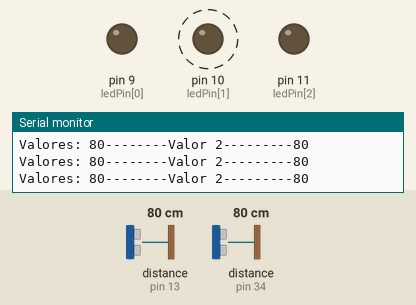
Recording of a sketch running on a simulated Arduino Mega 2560, built with avr-gcc and run on an emulated ATmega2560. Parts: output pins drawn as LEDs (lit = HIGH), the last lines printed to the serial monitor. Dashed ring = blinking. The test bench sets the inputs (shaded band); at power-on: distance to the obstacle (sensors on pin 13, pin 34) 80 cm. The echo pulse lasts 58.3 µs per cm; pins used as bus, display or sensor lines are not drawn.

Above: at 1.4 s.
1.5 s: distance to the obstacle (sensor on pin 13) set to 2 cm
At 1.89 s:
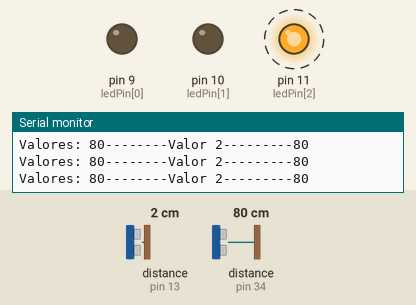
4.8 s: distance to the obstacle (sensor on pin 34) set to 2 cm
At 5.3 s:
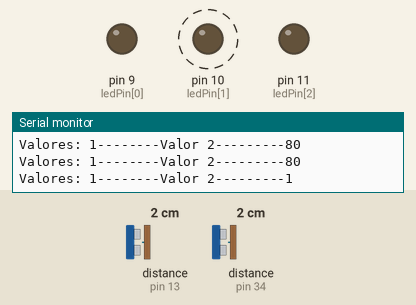
8.1 s: distance to the obstacle (sensor on pin 13) set to 4 cm
At 8.55 s:
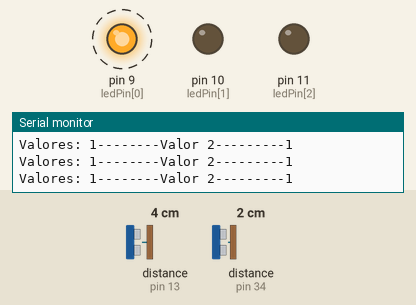
11.4 s: distance to the obstacle (sensor on pin 34) set to 4 cm
At 12.0 s:
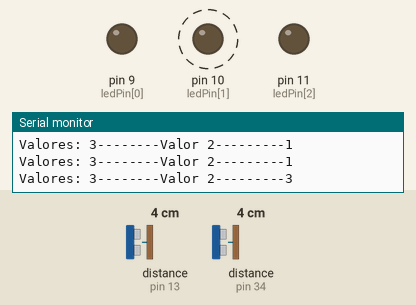
14.7 s: distance to the obstacle (sensor on pin 34) set to 9 cm
At 15.6 s:
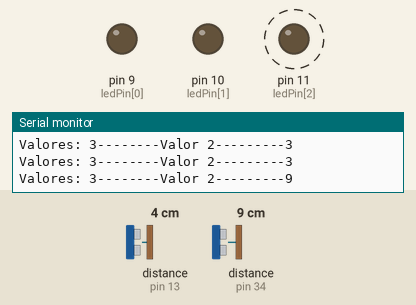
Timing chart, 0 to 19.0 s (numbered marks = the images above; inputs shaded):
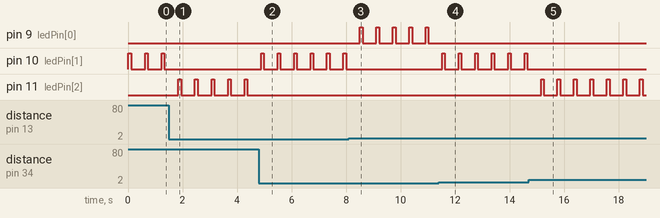

Measured:
- after the input at 1.5 s, pin 10 (ledPin[1]): stops changing and stays LOW; pin 11 (ledPin[2]): alternates HIGH for 0.10 s and LOW for 0.51 s, starting after 0.35 s
- after the input at 4.8 s, pin 10 (ledPin[1]): alternates HIGH for 0.10 s and LOW for 0.50 s, starting after 0.08 s; pin 11 (ledPin[2]): stops changing and stays LOW
- after the input at 8.1 s, pin 9 (ledPin[0]): alternates HIGH for 0.10 s and LOW for 0.50 s, starting after 0.41 s; pin 10 (ledPin[1]): stops changing and stays LOW
- after the input at 11.4 s, pin 9 (ledPin[0]): stops changing and stays LOW; pin 10 (ledPin[1]): alternates HIGH for 0.10 s and LOW for 0.50 s, starting after 0.12 s
- after the input at 14.7 s, pin 10 (ledPin[1]): stops changing and stays LOW; pin 11 (ledPin[2]): alternates HIGH for 0.10 s and LOW for 0.50 s, starting after 0.45 s
- by itself, pin 10 (ledPin[1]): alternates HIGH for 0.10 s and LOW for 0.51 s

The sketch:

distancia_basico.ino
```cpp
/*
 HC-SR04 Ping distance sensor]
 VCC to arduino 5v GND to arduino GND
 Echo to Arduino pin 13 Trig to Arduino pin 12
 More info at: http://goo.gl/kJ8Gl
 */

#include <stdio.h>
#include <stdlib.h>


int tigers[] ={12,36};
int echos[] ={13,34};
int count=2;
int ledPin[]={9,10,11};
int numLed=3;

void setup() {
  Serial.begin (9600);
  for(int i = 0; i< count; i++)
  {
    pinMode(tigers[i],INPUT);
        pinMode(tigers[i],OUTPUT);
  }
 for(int i = 0; i< numLed; i++)
  {
    pinMode(ledPin[i], OUTPUT);
  }

}


void loop() {

  int distancia1, distancia2;
  distancia(echos[0],tigers[0],&distancia1);
    distancia(echos[1],tigers[1],&distancia2);

  if(distancia1 ==0 || distancia2 ==0 || distancia1==distancia2)
  {
    enciendeLed(ledPin[1]);
  }
  if (distancia1 > distancia2){
    enciendeLed(ledPin[0]);
  }

 if (distancia1 < distancia2){
    enciendeLed(ledPin[2]);
  }
    Serial.print("Valores: ");
    Serial.print(distancia1);
    Serial.print("--------Valor 2---------");
    Serial.println(distancia2);


  delay(500);
}
void distancia(int echo, int disparador,int *distance)
{

  int duration;
  digitalWrite(disparador, HIGH);
  delayMicroseconds(1000);
  digitalWrite(disparador, LOW);
  duration=   pulseIn(echo, HIGH);
  *distance=((duration/2) / 29.1);

}
void enciendeLed(int a)
{
   digitalWrite(a,HIGH);
   delay(100);
   digitalWrite(a,LOW);

}
void test(int a)
{
  digitalWrite(a, HIGH);

}
```
